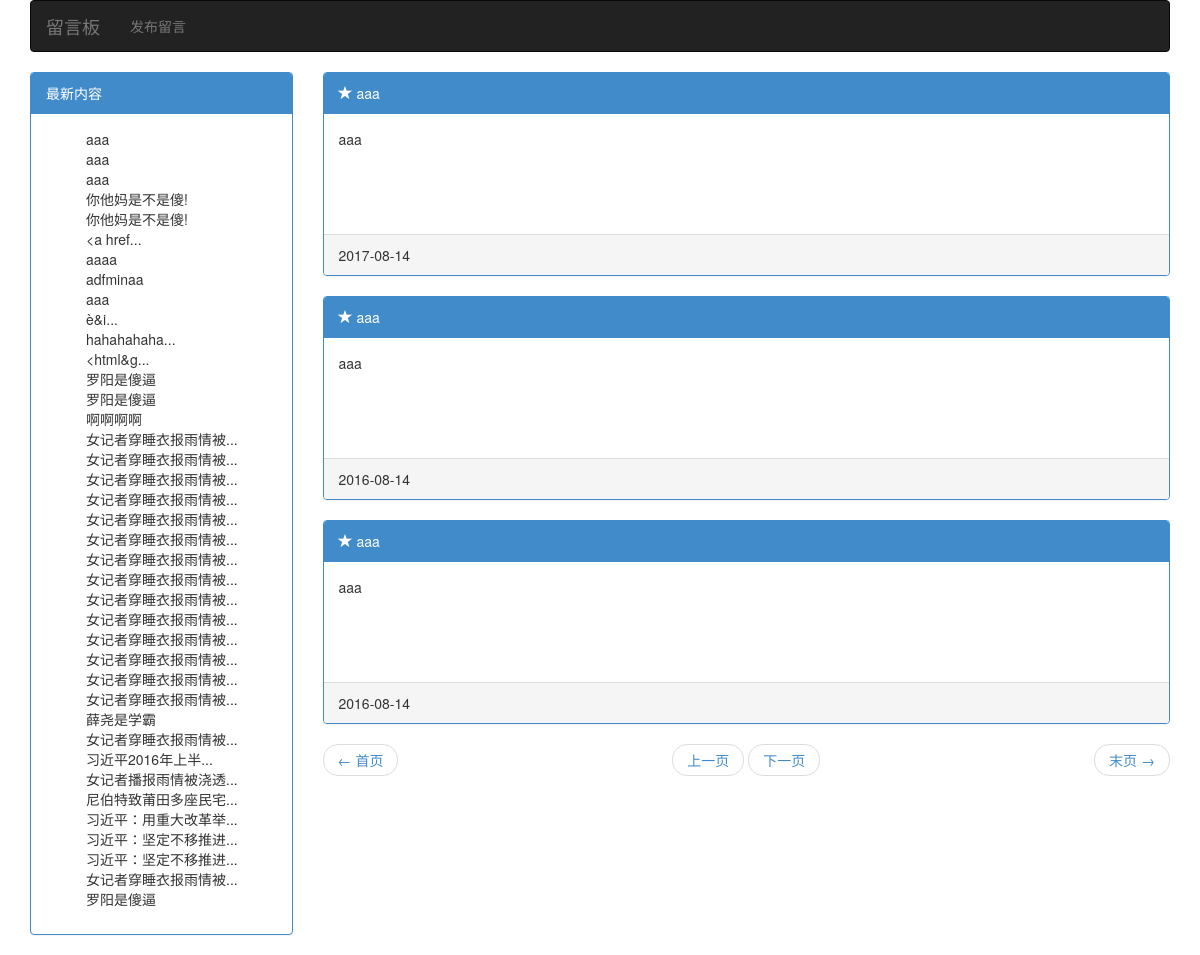
The page / on the database its author committed.
### tables this page shows
CREATE TABLE `mes_info` (
  `id` int(11) NOT NULL AUTO_INCREMENT COMMENT 'id',
  `title` varchar(60) NOT NULL COMMENT '标题',
  `content` text NOT NULL COMMENT '内容',
  `addtime` varchar(20) NOT NULL COMMENT '发布时间',
  PRIMARY KEY (`id`)
);

### common.php (called while the page is built, shortened)
<?php
    $sql="select * from mes_info order by id desc";
    $res=mysql_query($sql);
    $rews=array();
    while($rew = mysql_fetch_assoc ($res)) {
       $rews[] = $rew;
    }
?>

### index.php (the view, shortened to what this page needs)
<?php
 	require_once "common.php";
	$page = isset($_GET['page']) ? $_GET['page'] : 1;
	$total = mysql_num_rows($res);
	$pagesize = 3;
	$maxpage = ceil($total/$pagesize);
	$offset = ($page-1)*$pagesize;
	$sql1 = "select * from mes_info order by id desc limit {$offset},{$pagesize}";
	$res1 = mysql_query($sql1);
	$row1=array();
	while($row=mysql_fetch_assoc($res1)){
		$row1[]=$row;
	}
?>
<!DOCTYPE html>
<html lang="en">
<head>
	<link rel="stylesheet" href="bs/css/bootstrap.min.css">
</head>
<body>
	<div class="container">
		<nav class="navbar navbar-inverse" >
		  <div class="navbar-header">
		    <a class="navbar-brand"  href="index.php">留言板</a>
		  </div>
		 <div class="collapse navbar-collapse" id="bs-example-navbar-collapse-1">
		    <ul class="nav navbar-nav">
		      <li><a href="add.php">发布留言</a></li>
		    </ul>
		  </div>
		</nav>
		<div class="row">
		  <div class="col-md-3">
		  	<div class="panel panel-primary">
				<div class="panel-heading">
					最新内容
				</div>
				<div class="panel-body">
				  	<ul>
				  	<?php foreach($rews as $k=>$v):?>
				  		<li>
				  		<?php
							if(mb_strlen($v['title'])>10){
 								echo mb_substr($v['title'],0,10,'utf-8')."...";
 							}else{
 								echo $v['title'];
 								};?>
				  		</li>
					<?php endforeach;?>
				  	</ul>
				</div>
			</div>
		  </div>
		  <div class="col-md-9">
			<?php foreach($row1 as $key=>$v): ?>
			<div class="panel panel-primary">
				<div class="panel-heading">
					<span class="glyphicon glyphicon-star"></span>
					<?php echo $v['title'];?>
				</div>
				<div class="panel-body" style="height:120px;">
				  	<?php echo $v['content'];?>
				</div>
				<div class="panel-footer">
					<?php echo $v['addtime'];?>
				</div>
			</div>
			<?php endforeach;?>
			<ul class="pager">
			  <li class="previous"><a href="index.php?page=1">&larr; 首页</a></li>
			  <li><a href="index.php?page=<?php echo $page<=1 ? $page : $page-1;?>">上一页</a></li>
			  <li><a href="index.php?page=<?php echo $page>=$maxpage ? $page : $page+1;?>">下一页</a></li>
			  <li class="next"><a href="index.php?page=<?php echo $maxpage;?>">末页 &rarr;</a></li>
			</ul>
			</div>
		</div>
	</div>
</body>
</html>

### rows shown on the page
mes_info: title "aaa", content "aaa", addtime "2017-08-14"
mes_info: title "aaa", content "aaa", addtime "2016-08-14"
mes_info: title "aaa", content "aaa", addtime "2016-08-14"
mes_info: title "你他妈是不是傻!"
mes_info: title "你他妈是不是傻!"
mes_info: title "<a href"
mes_info: title "aaaa"
mes_info: title "adfminaa"
mes_info: title "aaa"
mes_info: title "è&i"
mes_info: title "hahahahaha"
mes_info: title "<html&g"
mes_info: title "罗阳是傻逼"
mes_info: title "罗阳是傻逼"
mes_info: title "啊啊啊啊"
mes_info: title "女记者穿睡衣报雨情被"
mes_info: title "女记者穿睡衣报雨情被"
mes_info: title "女记者穿睡衣报雨情被"
mes_info: title "女记者穿睡衣报雨情被"
mes_info: title "女记者穿睡衣报雨情被"
mes_info: title "女记者穿睡衣报雨情被"
mes_info: title "女记者穿睡衣报雨情被"
mes_info: title "女记者穿睡衣报雨情被"
mes_info: title "女记者穿睡衣报雨情被"
mes_info: title "女记者穿睡衣报雨情被"
mes_info: title "女记者穿睡衣报雨情被"
mes_info: title "女记者穿睡衣报雨情被"
mes_info: title "女记者穿睡衣报雨情被"
mes_info: title "女记者穿睡衣报雨情被"
mes_info: title "薛尧是学霸"
mes_info: title "女记者穿睡衣报雨情被"
mes_info: title "习近平2016年上半"
mes_info: title "女记者播报雨情被浇透"
mes_info: title "尼伯特致莆田多座民宅"
mes_info: title "习近平：用重大改革举"
mes_info: title "习近平：坚定不移推进"
mes_info: title "习近平：坚定不移推进"
mes_info: title "女记者穿睡衣报雨情被"
mes_info: title "罗阳是傻逼"
